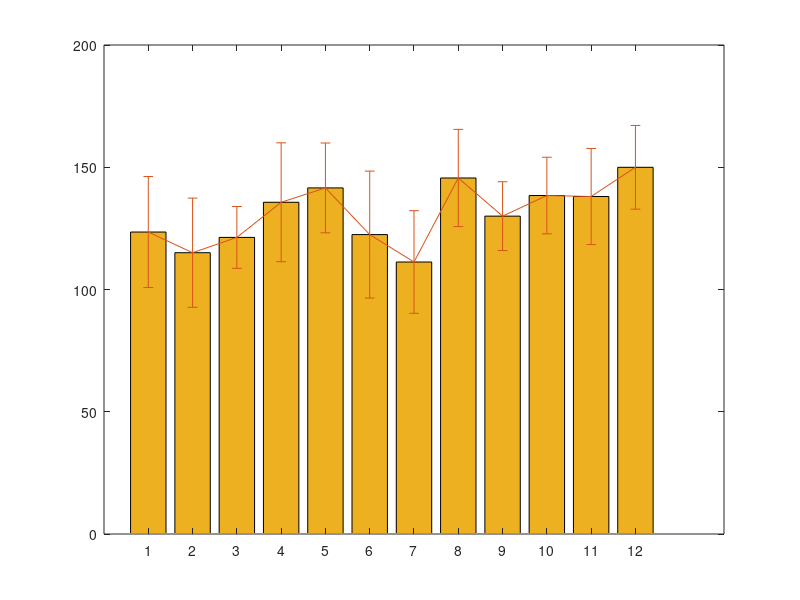

MATLAB code for this plot: (Note: this script raises an error after producing the figure.)
%% Putamen
load('pu_76.mat');
figure1 = figure('WindowState','maximized');
x=[1,2,3,4,5,6,7,8,9,10,11,12];
bar1=bar(x,pu_76(:,1), 'FaceColor', [0.93, 0.69, 0.13]);
hold on
er=errorbar(x,pu_76(:,1),pu_76(:,2));
er.Color=[0, 0, 0];
er.LineStyle = 'none';  
hold off
title('Putamen');
xlabel('Image orientation');
ylabel('Value');
set(bar1(1),'DisplayName','Mean');
set(er(1),'DisplayName','Std Dev');
legend1=legend('show');
set(legend1,'Location','northeastoutside');
set(gca,'FontSize',20);
saveas(gca, 'pu_76.png');

%% Caudate
load('cau_76.mat');
figure2 = figure('WindowState','maximized');
x=[1,2,3,4,5,6,7,8,9,10,11,12];
bar1=bar(x,cau_76(:,1), 'FaceColor', [0.85, 0.33, 0.1]);
hold on
er=errorbar(x,cau_76(:,1),cau_76(:,2));
er.Color=[0, 0, 0];
er.LineStyle = 'none';  
hold off
title('Caudate');
xlabel('Image orientation');
ylabel('Value');
set(bar1(1),'DisplayName','Mean');
set(er(1),'DisplayName','Std Dev');
legend2=legend('show');
set(legend2,'Location','northeastoutside');
set(gca,'FontSize',20);
saveas(gca, 'cau_76.png');

%% Globus Pallidus
load('gp_76.mat');
figure3 = figure('WindowState','maximized');
x=[1,2,3,4,5,6,7,8,9,10,11,12];
bar1=bar(x,gp_76(:,1), 'FaceColor', [0, 0.75, 0.75]);
hold on
er=errorbar(x,gp_76(:,1),gp_76(:,2));
er.Color=[0, 0, 0];
er.LineStyle = 'none';  
hold off
title('Globus Pallidus');
xlabel('Image orientation');
ylabel('Value');
set(bar1(1),'DisplayName','Mean');
set(er(1),'DisplayName','Std Dev');
legend3=legend('show');
set(legend3,'Location','northeastoutside');
set(gca,'FontSize',20);
saveas(gca, 'gp_76.png');

%% White Matter
load('wm_76.mat');
figure4 = figure('WindowState','maximized');
x=[1,2,3,4,5,6,7,8,9,10,11,12];
bar1=bar(x,wm_76(:,1), 'FaceColor', [0.3, 0.75, 0.93]);
hold on
er=errorbar(x,wm_76(:,1),wm_76(:,2));
er.Color=[0, 0, 0];
er.LineStyle = 'none';  
hold off
title('White Matter');
xlabel('Image orientation');
ylabel('Value');
set(bar1(1),'DisplayName','Mean');
set(er(1),'DisplayName','Std Dev');
legend4=legend('show');
set(legend4,'Location','northeastoutside');
set(gca,'FontSize',20);
saveas(gca, 'wm_76.png');

%% Contrast-Noise
load('cn_wm_76.mat');
figure4 = figure('WindowState','maximized');
subplot(2,2,1);
x=[1,2,3,4,5,6,7,8,9,10,11,12];
bar1=bar(x,cn_wm_76(:,1), 'FaceColor', [0.3, 0.75, 0.93]);
hold on
er=errorbar(x,cn_wm_76(:,1),cn_wm_76(:,2));
er.Color=[0, 0, 0];
er.LineStyle = 'none';  
hold off
title('Caudate - White Matter');
xlabel('Image orientation');
ylabel('Value');
set(bar1(1),'DisplayName','Contrast');
set(er(1),'DisplayName','Error');
legend4=legend('show');
set(legend4,'Location','northeastoutside');

subplot(2,2,2);
x=[1,2,3,4,5,6,7,8,9,10,11,12];
bar1=bar(x,cn_wm_76(:,3), 'FaceColor', [0.3, 0.75, 0.93]);
hold on
er=errorbar(x,cn_wm_76(:,3),cn_wm_76(:,4));
er.Color=[0, 0, 0];
er.LineStyle = 'none';  
hold off
title('Globus Pallidus - White Matter');
xlabel('Image orientation');
ylabel('Value');
set(bar1(1),'DisplayName','Contrast');
set(er(1),'DisplayName','Error');
legend4=legend('show');
set(legend4,'Location','northeastoutside');

subplot(2,2,3);
x=[1,2,3,4,5,6,7,8,9,10,11,12];
bar1=bar(x,cn_wm_76(:,5), 'FaceColor', [0.3, 0.75, 0.93]);
hold on
er=errorbar(x,cn_wm_76(:,5),cn_wm_76(:,6));
er.Color=[0, 0, 0];
er.LineStyle = 'none';  
hold off
title('Putamen - White Matter');
xlabel('Image orientation');
ylabel('Value');
set(bar1(1),'DisplayName','Contrast');
set(er(1),'DisplayName','Error');
legend4=legend('show');
set(legend4,'Location','northeastoutside');
saveas(gca, 'cn_wm_76.png');

%% CN Putamen
load('cn_pu_76.mat');
figure5 = figure('WindowState','maximized');
subplot(2,1,1);
x=[1,2,3,4,5,6,7,8,9,10,11,12];
bar1=bar(x,cn_pu_76(:,1), 'FaceColor', [1, 0.84, 0]);
hold on
er=errorbar(x,cn_pu_76(:,1),cn_pu_76(:,2));
er.Color=[0, 0, 0];
er.LineStyle = 'none';  
hold off
title('Caudate - Putamen');
xlabel('Image orientation');
ylabel('Value');
set(bar1(1),'DisplayName','Contrast');
set(er(1),'DisplayName','Error');
legend5=legend('show');
set(legend5,'Location','northeastoutside');

subplot(2,1,2);
x=[1,2,3,4,5,6,7,8,9,10,11,12];
bar1=bar(x,cn_pu_76(:,3), 'FaceColor', [1, 0.84, 0]);
hold on
er=errorbar(x,cn_pu_76(:,3),cn_pu_76(:,4));
er.Color=[0, 0, 0];
er.LineStyle = 'none';  
hold off
title('Globus Pallidus - Putamen');
xlabel('Image orientation');
ylabel('Value');
set(bar1(1),'DisplayName','Contrast');
set(er(1),'DisplayName','Error');
legend6=legend('show');
set(legend6,'Location','northeastoutside');
saveas(gca, 'cn_pu_76.png');